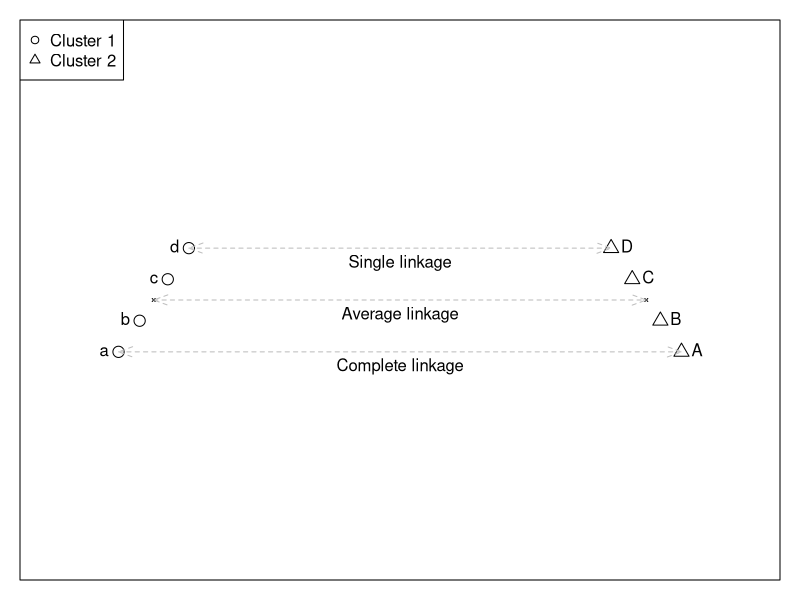
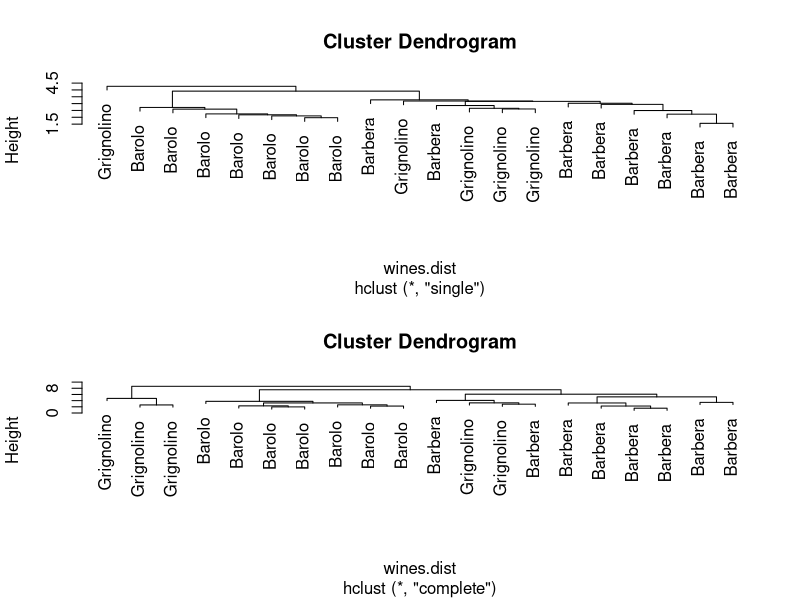
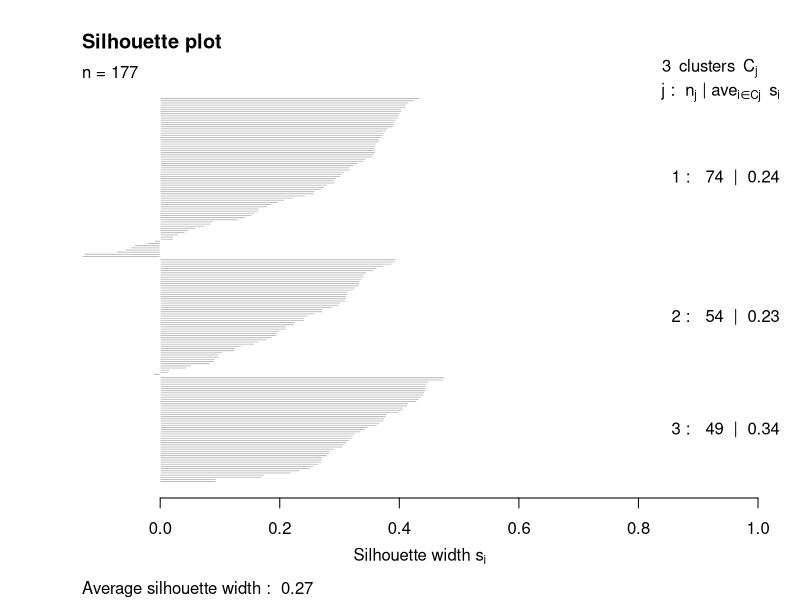
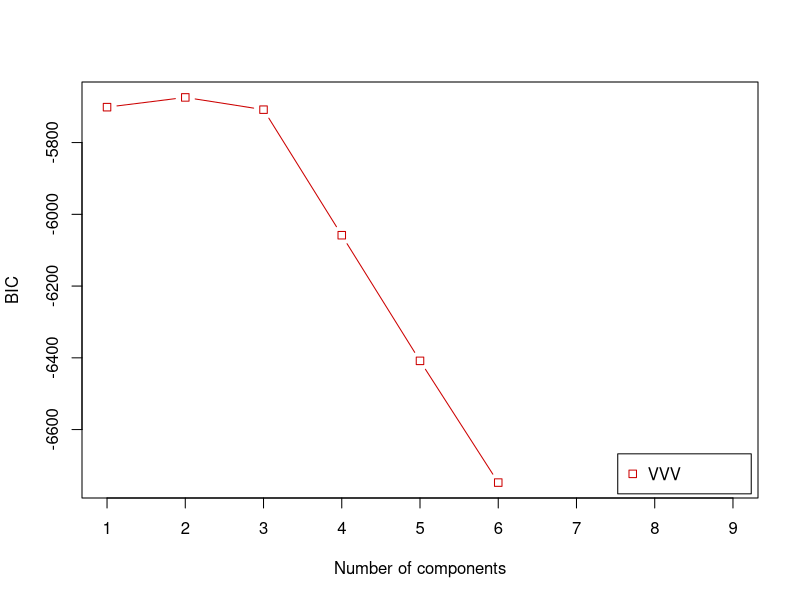
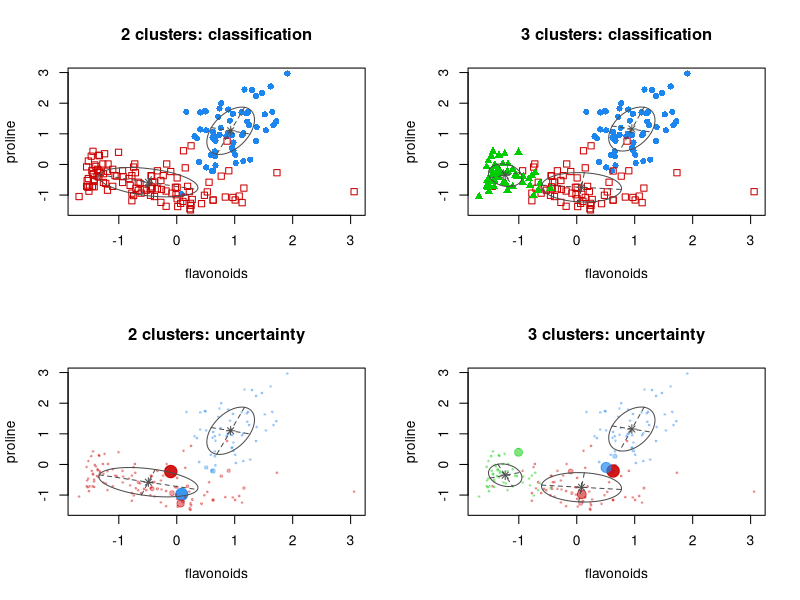
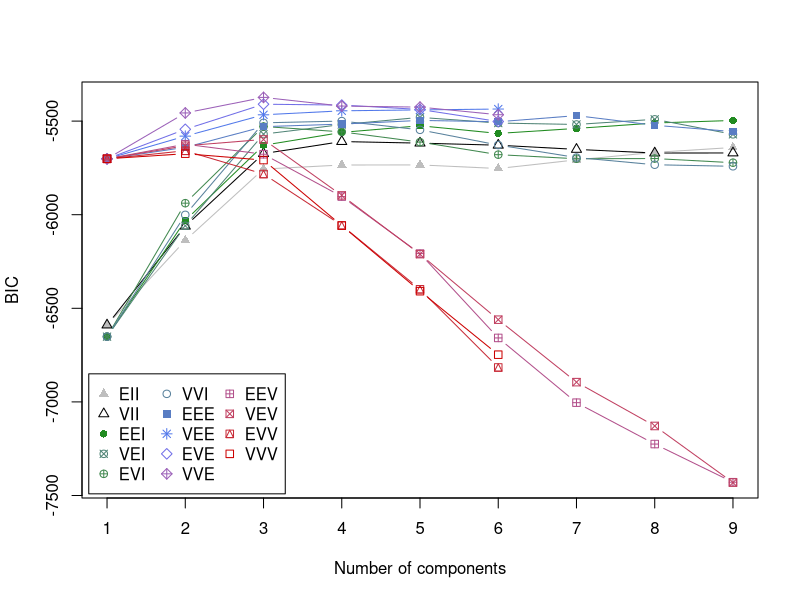
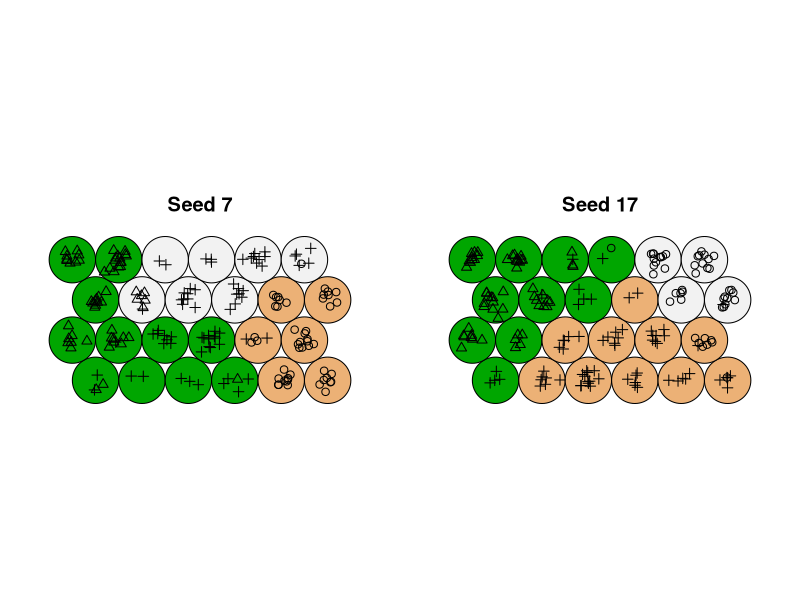

Generate these figures, in order, with R:
## Demo featuring all R code from Chapter 6 in the book "Chemometrics
## with R" by Ron Wehrens. The only additions to the book chapter code
## are loading the required libraries and data, and occasionally
## closing a graphics window.
graphics.off()
opar <- par(no.readonly = TRUE)

par(mar = c(1, 1, 1, 1))
clpoints <- matrix(c(.5, .65, .85, 1,
                     4.5, 4.35, 4.15, 4,
                     .5, .65, .85, 1,
                     .5, .65, .85, 1), ncol = 2)
plot(clpoints, ylim = c(-.5, 2), xlim = c(0, 5), xlab = "", ylab = "",
     axes = FALSE, cex = 1.5, pch = rep(1:2, each = 4))
box()
points(c(.75, 4.25), c(.75, .75), pch = 4, cex = .4)
arrows(c(1, .5, .75),
       c(1, .5, .75),
       c(4, 4.5, 4.25),
       c(1, .5, .75), angle = 20, length = .15,
       code = 3, col = "gray", lty = 2)
text(rep(2.5, 3), c(1, .5, .75), adj = c(.5, 1.5),
     labels = c("Single linkage", "Complete linkage", "Average linkage"))
legend("topleft", legend = paste("Cluster", 1:2), pch = 1:2)
text(clpoints, labels = c(letters[1:4], LETTERS[1:4]),
     pos = rep(c(2, 4), each = 4))

data(wines, package = "kohonen")
wine.classes <- as.integer(vintages)
wines.sc <- scale(wines)
wines.odd <- seq(1, nrow(wines), by = 2)
wines.even <- seq(2, nrow(wines), by = 2)
twowines <- wines[vintages != "Barolo",]
twovintages <- factor(vintages[vintages != "Barolo"])

par(opar)
par(mfrow = c(2, 1))
set.seed(7)
subset <- sample(nrow(wines), 20)
wines.dist <- dist(wines.sc[subset, ])
wines.hcsingle <-  hclust(wines.dist, method = "single")
plot(wines.hcsingle, labels = vintages[subset])
wines.hccomplete <- hclust(wines.dist, method = "complete")
plot(wines.hccomplete, labels = vintages[subset])

wines.cl.single <- cutree(wines.hcsingle, h = 3)
table(wines.cl.single, vintages[subset])

wines.dist <- dist(wines.sc)
wines.hcsingle <- hclust(wines.dist, method = "single")
table(vintages, cutree(wines.hcsingle, k = 3))

wines.hccomplete <- hclust(wines.dist, method = "complete")
table(vintages, cutree(wines.hccomplete, k = 3))

library(cluster)
wines.agness <- agnes(wines.dist, method = "single")
wines.agnesa <- agnes(wines.dist, method = "average")
wines.agnesc <- agnes(wines.dist, method = "complete")

cbind(wines.agness$ac, wines.agnesa$ac, wines.agnesc$ac)

(wines.km <- kmeans(wines.sc, centers = 3))

table(vintages, wines.km$cluster)

(wines.pam <- pam(wines.dist, k = 3))

par(opar)
plot(wines.pam, main = "Silhouette plot")

best.pam <- pam(wines.dist, k = 2)
for (i in 3:10) {
  tmp.pam <- pam(wines.dist, k = i)
  if (tmp.pam$silinfo$avg.width < best.pam$silinfo$avg.width)
    best.pam <- tmp.pam
}
best.pam$medoids

table(vintages, best.pam$clustering)

require(mclust, quiet = TRUE)
wines.BIC <- mclustBIC(wines.sc, modelNames = "VVV", verbose = FALSE)
plot(wines.BIC)

wines.mclust2 <- mclustModel(wines.sc, wines.BIC)
wines.mclust3 <- mclustModel(wines.sc, wines.BIC, G = 3)

par(mfrow = c(2, 2))
coordProj(wines.sc, dimens = c(7, 13),
          parameters = wines.mclust2$parameters,
          z = wines.mclust2$z, what = "classification")
title("2 clusters: classification")
coordProj(wines.sc, dimens = c(7, 13),
          parameters = wines.mclust3$parameters,
          z = wines.mclust3$z, what = "classification")
title("3 clusters: classification")
coordProj(wines.sc, dimens = c(7, 13),
          parameters = wines.mclust2$parameters,
          z = wines.mclust2$z, what = "uncertainty")
title("2 clusters: uncertainty")
coordProj(wines.sc, dimens = c(7, 13),
          parameters = wines.mclust3$parameters,
          z = wines.mclust3$z, what = "uncertainty")
title("3 clusters: uncertainty")

wines.BIC <- mclustBIC(wines.sc, verbose = FALSE)
par(opar)
plot(wines.BIC, legendArgs = list(x = "bottomleft", ncol = 3))

AdjRkl <- function(part1, part2) {
  confusion <- table(part1, part2)

  n <- sum(confusion)
  a <- sum(choose(confusion[confusion>1], 2))
  b <- apply(confusion, 1, sum)
  b <- sum(choose(b[b>1], 2))
  c <- apply(confusion, 2, sum)
  c <- sum(choose(c[c>1], 2))

  Rexp <- b*c/choose(n, 2)
  (a - Rexp) / (.5*(b+c) - Rexp )
}

library(kohonen)
set.seed(7)
som.wines <- som(wines.sc, grid = somgrid(6, 4, "hexagonal"))
set.seed(17)
som.wines2 <- som(wines.sc, grid = somgrid(6, 4, "hexagonal"))

par(mfrow = c(1, 2))
som.hc <- cutree(hclust(dist(getCodes(som.wines, 1))), k = 3)
som.hc2 <- cutree(hclust(dist(getCodes(som.wines2, 1))), k = 3)
plot(som.wines, "mapping", bgcol = terrain.colors(3)[som.hc],
     pch = as.integer(vintages), main = "Seed 7")
plot(som.wines2, "mapping", bgcol = terrain.colors(3)[som.hc2],
     pch = as.integer(vintages), main = "Seed 17")

som.clust <- som.hc[som.wines$unit.classif]
som.clust2 <- som.hc2[som.wines2$unit.classif]
AdjRkl(som.clust, som.clust2)

AdjRkl(vintages, som.clust)
AdjRkl(vintages, som.clust2)
